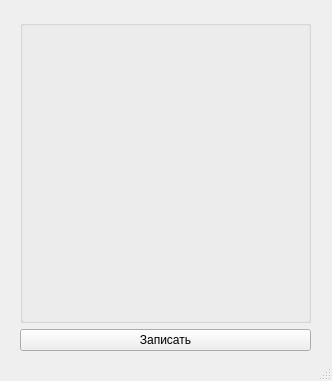
<?xml version="1.0" encoding="UTF-8"?>
<ui version="4.0">
 <class>MainWindow</class>
 <widget class="QMainWindow" name="MainWindow">
  <property name="geometry">
   <rect>
    <x>0</x>
    <y>0</y>
    <width>332</width>
    <height>381</height>
   </rect>
  </property>
  <property name="windowTitle">
   <string>Radio</string>
  </property>
  <widget class="QWidget" name="centralwidget">
   <widget class="QWidget" name="">
    <property name="geometry">
     <rect>
      <x>20</x>
      <y>20</y>
      <width>291</width>
      <height>331</height>
     </rect>
    </property>
    <layout class="QVBoxLayout" name="verticalLayout">
     <item>
      <widget class="QGroupBox" name="groupBox">
       <property name="title">
        <string/>
       </property>
      </widget>
     </item>
     <item>
      <widget class="QPushButton" name="pushButton">
       <property name="styleSheet">
        <string notr="true">font: 75 14pt &quot;Rubik&quot;;
</string>
       </property>
       <property name="text">
        <string>Записать</string>
       </property>
      </widget>
     </item>
    </layout>
   </widget>
  </widget>
  <widget class="QStatusBar" name="statusbar"/>
 </widget>
 <resources/>
 <connections/>
</ui>
